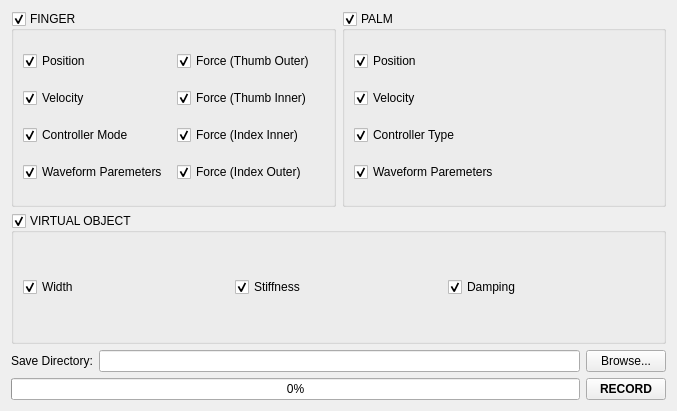
<?xml version="1.0" encoding="UTF-8"?>
<ui version="4.0">
 <class>Form</class>
 <widget class="QWidget" name="Form">
  <property name="geometry">
   <rect>
    <x>0</x>
    <y>0</y>
    <width>677</width>
    <height>411</height>
   </rect>
  </property>
  <property name="windowTitle">
   <string>Form</string>
  </property>
  <layout class="QVBoxLayout" name="verticalLayout" stretch="6,4,5,5">
   <item>
    <layout class="QHBoxLayout" name="horizontalLayout">
     <item>
      <widget class="QGroupBox" name="fingerGroupBox">
       <property name="title">
        <string>FINGER</string>
       </property>
       <property name="flat">
        <bool>false</bool>
       </property>
       <property name="checkable">
        <bool>true</bool>
       </property>
       <property name="checked">
        <bool>true</bool>
       </property>
       <layout class="QGridLayout" name="gridLayout">
        <item row="2" column="0">
         <widget class="QCheckBox" name="checkBox_7">
          <property name="text">
           <string>Controller Mode</string>
          </property>
          <property name="checked">
           <bool>true</bool>
          </property>
         </widget>
        </item>
        <item row="3" column="0">
         <widget class="QCheckBox" name="checkBox_3">
          <property name="text">
           <string>Waveform Paremeters</string>
          </property>
          <property name="checked">
           <bool>true</bool>
          </property>
         </widget>
        </item>
        <item row="1" column="0">
         <widget class="QCheckBox" name="checkBox_2">
          <property name="text">
           <string>Velocity</string>
          </property>
          <property name="checked">
           <bool>true</bool>
          </property>
         </widget>
        </item>
        <item row="0" column="0">
         <widget class="QCheckBox" name="checkBox">
          <property name="text">
           <string>Position</string>
          </property>
          <property name="checked">
           <bool>true</bool>
          </property>
         </widget>
        </item>
        <item row="0" column="1">
         <widget class="QCheckBox" name="checkBox_9">
          <property name="text">
           <string>Force (Thumb Outer)</string>
          </property>
          <property name="checked">
           <bool>true</bool>
          </property>
         </widget>
        </item>
        <item row="1" column="1">
         <widget class="QCheckBox" name="checkBox_10">
          <property name="text">
           <string>Force (Thumb Inner)</string>
          </property>
          <property name="checked">
           <bool>true</bool>
          </property>
         </widget>
        </item>
        <item row="2" column="1">
         <widget class="QCheckBox" name="checkBox_11">
          <property name="text">
           <string>Force (Index Inner)</string>
          </property>
          <property name="checked">
           <bool>true</bool>
          </property>
         </widget>
        </item>
        <item row="3" column="1">
         <widget class="QCheckBox" name="checkBox_12">
          <property name="text">
           <string>Force (Index Outer)</string>
          </property>
          <property name="checked">
           <bool>true</bool>
          </property>
         </widget>
        </item>
       </layout>
      </widget>
     </item>
     <item>
      <widget class="QGroupBox" name="palmGroupBox">
       <property name="title">
        <string>PALM</string>
       </property>
       <property name="checkable">
        <bool>true</bool>
       </property>
       <layout class="QGridLayout" name="gridLayout_2">
        <item row="1" column="0">
         <widget class="QCheckBox" name="checkBox_5">
          <property name="text">
           <string>Velocity</string>
          </property>
          <property name="checked">
           <bool>true</bool>
          </property>
          <property name="tristate">
           <bool>false</bool>
          </property>
         </widget>
        </item>
        <item row="5" column="0">
         <widget class="QCheckBox" name="checkBox_6">
          <property name="text">
           <string>Waveform Paremeters</string>
          </property>
          <property name="checked">
           <bool>true</bool>
          </property>
         </widget>
        </item>
        <item row="0" column="0">
         <widget class="QCheckBox" name="checkBox_4">
          <property name="text">
           <string>Position</string>
          </property>
          <property name="checked">
           <bool>true</bool>
          </property>
         </widget>
        </item>
        <item row="2" column="0">
         <widget class="QCheckBox" name="checkBox_8">
          <property name="text">
           <string>Controller Type</string>
          </property>
          <property name="checked">
           <bool>true</bool>
          </property>
         </widget>
        </item>
       </layout>
      </widget>
     </item>
    </layout>
   </item>
   <item>
    <widget class="QGroupBox" name="virtualObjectGroupBox">
     <property name="title">
      <string>VIRTUAL OBJECT</string>
     </property>
     <property name="flat">
      <bool>false</bool>
     </property>
     <property name="checkable">
      <bool>true</bool>
     </property>
     <layout class="QGridLayout" name="gridLayout_3">
      <item row="0" column="0">
       <widget class="QCheckBox" name="checkBox_13">
        <property name="text">
         <string>Width</string>
        </property>
        <property name="checked">
         <bool>true</bool>
        </property>
       </widget>
      </item>
      <item row="0" column="2">
       <widget class="QCheckBox" name="checkBox_15">
        <property name="text">
         <string>Damping</string>
        </property>
        <property name="checked">
         <bool>true</bool>
        </property>
       </widget>
      </item>
      <item row="0" column="1">
       <widget class="QCheckBox" name="checkBox_14">
        <property name="text">
         <string>Stiffness</string>
        </property>
        <property name="checked">
         <bool>true</bool>
        </property>
       </widget>
      </item>
     </layout>
    </widget>
   </item>
   <item>
    <layout class="QHBoxLayout" name="horizontalLayout_3">
     <item>
      <widget class="QLabel" name="label_2">
       <property name="text">
        <string>Save Directory:</string>
       </property>
      </widget>
     </item>
     <item>
      <widget class="QLineEdit" name="savePathEdit"/>
     </item>
     <item>
      <widget class="QPushButton" name="browseButton">
       <property name="text">
        <string>Browse...</string>
       </property>
      </widget>
     </item>
    </layout>
   </item>
   <item>
    <layout class="QHBoxLayout" name="horizontalLayout_2">
     <item>
      <widget class="QProgressBar" name="progressBar">
       <property name="value">
        <number>0</number>
       </property>
       <property name="alignment">
        <set>Qt::AlignCenter</set>
       </property>
      </widget>
     </item>
     <item>
      <widget class="QPushButton" name="pushButton">
       <property name="font">
        <font>
         <weight>75</weight>
         <bold>true</bold>
        </font>
       </property>
       <property name="text">
        <string>RECORD</string>
       </property>
      </widget>
     </item>
    </layout>
   </item>
  </layout>
 </widget>
 <resources/>
 <connections/>
</ui>
